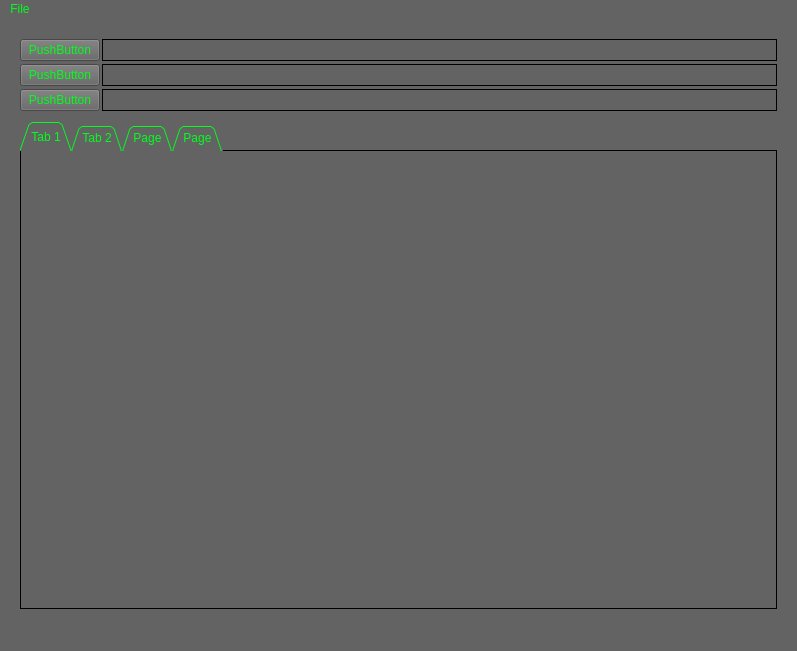
<?xml version="1.0" encoding="UTF-8"?>
<ui version="4.0">
 <class>MainWindow</class>
 <widget class="QMainWindow" name="MainWindow">
  <property name="geometry">
   <rect>
    <x>0</x>
    <y>0</y>
    <width>797</width>
    <height>651</height>
   </rect>
  </property>
  <property name="windowTitle">
   <string>MainWindow</string>
  </property>
  <property name="styleSheet">
   <string notr="true">background-color: rgb(99, 99, 99);
color: rgb(0, 255, 29);</string>
  </property>
  <widget class="QWidget" name="centralwidget">
   <layout class="QVBoxLayout" name="verticalLayout">
    <property name="spacing">
     <number>10</number>
    </property>
    <property name="leftMargin">
     <number>20</number>
    </property>
    <property name="topMargin">
     <number>20</number>
    </property>
    <property name="rightMargin">
     <number>20</number>
    </property>
    <property name="bottomMargin">
     <number>20</number>
    </property>
    <item>
     <layout class="QFormLayout" name="formLayout">
      <property name="sizeConstraint">
       <enum>QLayout::SetNoConstraint</enum>
      </property>
      <property name="horizontalSpacing">
       <number>2</number>
      </property>
      <property name="verticalSpacing">
       <number>3</number>
      </property>
      <item row="0" column="0">
       <widget class="QPushButton" name="pushButton_2">
        <property name="text">
         <string>PushButton</string>
        </property>
       </widget>
      </item>
      <item row="1" column="0">
       <widget class="QPushButton" name="pushButton_3">
        <property name="text">
         <string>PushButton</string>
        </property>
       </widget>
      </item>
      <item row="2" column="0">
       <widget class="QPushButton" name="pushButton_4">
        <property name="text">
         <string>PushButton</string>
        </property>
       </widget>
      </item>
      <item row="0" column="1">
       <widget class="QLineEdit" name="lineEdit">
        <property name="styleSheet">
         <string notr="true">border: 1px solid black;
height: 20px;

</string>
        </property>
        <property name="dragEnabled">
         <bool>false</bool>
        </property>
       </widget>
      </item>
      <item row="1" column="1">
       <widget class="QLineEdit" name="lineEdit_2">
        <property name="styleSheet">
         <string notr="true">border: 1px solid black;
height: 20px;
</string>
        </property>
       </widget>
      </item>
      <item row="2" column="1">
       <widget class="QLineEdit" name="lineEdit_3">
        <property name="styleSheet">
         <string notr="true">border: 1px solid black;
height: 20px;</string>
        </property>
       </widget>
      </item>
     </layout>
    </item>
    <item>
     <widget class="QTabWidget" name="tabWidget">
      <property name="styleSheet">
       <string notr="true">
QTabWidget::pane {
    border: 1px solid black;
    background:  rgb(99, 99, 99);
}

QTabWidget::tab-bar:top {
    top: 1px;
}

QTabWidget::tab-bar:bottom {
    bottom: 1px;
}

QTabWidget::tab-bar:left {
    right: 1px;
}

QTabWidget::tab-bar:right {
    left: 1px;
}

QTabBar::tab {
    border: 1px solid black;
}

QTabBar::tab:selected {
    background:  rgb(99, 99, 99);;
}

QTabBar::tab:!selected {
    background:  rgb(99, 99, 99);
}

QTabBar::tab:!selected:hover {
    background: black;
}

QTabBar::tab:top:!selected {
    margin-top: 3px;
}

QTabBar::tab:bottom:!selected {
    margin-bottom: 3px;
}

QTabBar::tab:top, QTabBar::tab:bottom {
    min-width: 8ex;
    margin-right: -1px;
    padding: 5px 10px 5px 10px;
}

QTabBar::tab:top:selected {
    border-bottom-color: none;
}

QTabBar::tab:bottom:selected {
    border-top-color: none;
}

QTabBar::tab:top:last, QTabBar::tab:bottom:last,
QTabBar::tab:top:only-one, QTabBar::tab:bottom:only-one {
    margin-right: 0;
}

QTabBar::tab:left:!selected {
    margin-right: 3px;
}

QTabBar::tab:right:!selected {
    margin-left: 3px;
}

QTabBar::tab:left, QTabBar::tab:right {
    min-height: 8ex;
    margin-bottom: -1px;
    padding: 10px 5px 10px 5px;
}

QTabBar::tab:left:selected {
    border-left-color: none;
}

QTabBar::tab:right:selected {
    border-right-color: none;
}

QTabBar::tab:left:last, QTabBar::tab:right:last,
QTabBar::tab:left:only-one, QTabBar::tab:right:only-one {
    margin-bottom: 0;
}
</string>
      </property>
      <property name="tabPosition">
       <enum>QTabWidget::North</enum>
      </property>
      <property name="tabShape">
       <enum>QTabWidget::Triangular</enum>
      </property>
      <property name="currentIndex">
       <number>0</number>
      </property>
      <property name="iconSize">
       <size>
        <width>100</width>
        <height>100</height>
       </size>
      </property>
      <property name="elideMode">
       <enum>Qt::ElideRight</enum>
      </property>
      <property name="documentMode">
       <bool>false</bool>
      </property>
      <property name="tabsClosable">
       <bool>false</bool>
      </property>
      <property name="movable">
       <bool>false</bool>
      </property>
      <property name="tabBarAutoHide">
       <bool>true</bool>
      </property>
      <widget class="QWidget" name="tab_5">
       <attribute name="title">
        <string>Tab 1</string>
       </attribute>
      </widget>
      <widget class="QWidget" name="tab_6">
       <attribute name="title">
        <string>Tab 2</string>
       </attribute>
      </widget>
      <widget class="QWidget" name="tab_7">
       <attribute name="title">
        <string>Page</string>
       </attribute>
      </widget>
      <widget class="QWidget" name="tab_8">
       <attribute name="title">
        <string>Page</string>
       </attribute>
       <layout class="QGridLayout" name="gridLayout"/>
      </widget>
     </widget>
    </item>
   </layout>
  </widget>
  <widget class="QMenuBar" name="menubar">
   <property name="geometry">
    <rect>
     <x>0</x>
     <y>0</y>
     <width>797</width>
     <height>21</height>
    </rect>
   </property>
   <widget class="QMenu" name="menuFile">
    <property name="title">
     <string>File</string>
    </property>
    <addaction name="actionnew"/>
   </widget>
   <addaction name="menuFile"/>
  </widget>
  <widget class="QStatusBar" name="statusbar"/>
  <action name="actionnew">
   <property name="text">
    <string>new</string>
   </property>
  </action>
 </widget>
 <resources>
  <include location="C:/Users/oncescu.ionut/Pictures/new.qrc"/>
 </resources>
 <connections/>
</ui>
